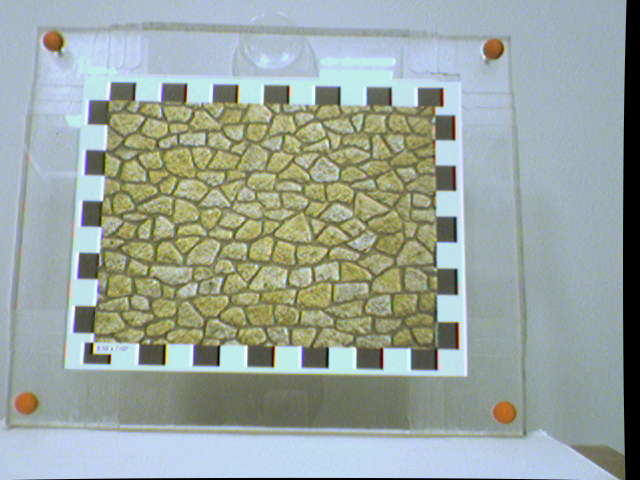
//> input picture matlab/LukasKanadeBitPlanes/test.png, 640 x 480 px
$ ./main ../matlab/LukasKanadeBitPlanes/test.png ../matlab/LukasKanadeBitPlanes/test.png 2 2   (built with g++ and OpenCV 4)
//> lines starting //> are read from the running program, lines starting //| are printed output that depends on the picture
/**
 * Lucas Kanade Inverse Compositional using similarity warp
 */

#include <Eigen/Core>
#include <Eigen/Geometry>
#include <unsupported/Eigen/MatrixFunctions>
#include <iostream>
#include <limits>
#include <vector>
#include <stdio.h>

#include <opencv2/core/core.hpp>
#include <opencv2/core/eigen.hpp>
#include <opencv2/highgui/highgui.hpp>
#include <opencv2/imgproc/imgproc.hpp>


#define EPS 1e-4 // Threshold value on the change in parameters as a termination criteria.
#define HUBER_LOSS 0.80 //Huber loss function parameter, to redunce the influence of outliers
#define PAUSE_BETWEEN true //should we pause between each image pyramid?

template <class T>
T Interpolate(cv::Mat &image, float y, float x)
{
    float xd, yd;
    float k1 = modff(x, &xd); // k1 is the fractional, xd is the integer of x
    float k2 = modff(y, &yd);
    int xi = int(xd);
    int yi = int(yd);
    // Check whether the pixels are within the image
    int f1 = xi < image.rows-1; // Check that pixels to the right
    int f2 = yi < image.cols-1; // and to down direction exist.
    T px1 = image.at<T>(yi, xi);
    T px2 = image.at<T>(yi, xi+1);
    T px3 = image.at<T>(yi+1, xi);
    T px4 = image.at<T>(yi+1, xi+1);
    // Interpolate pixel intensity.
    T interpolated_value = (1.0 - k1) * (1.0 - k2) * px1 +
            (f1 ? ( k1 * (1.0 - k2) * px2) : 0) +
            (f2 ? ( (1.0 - k1) * k2 * px3) : 0) +
            ((f1 && f2) ? ( k1 * k2 * px4) : 0);
    return interpolated_value;
}

// Source image is the template image to be found in target
void Align(cv::Mat &source, cv::Mat &target, int max_iterations, Eigen::Matrix3f &transformation)
{
    // Find the 2-D similarity transform that best aligns the two images (uniform scale, rotation and translation)
    cv::Mat debug;

    cv::Mat source_gradient_row;    // Gradient of I in X direction.
    cv::Mat source_gradient_col;    // Gradient of I in Y direction.
    cv::Mat steepest_descent;       // Steepest descent images.

    Eigen::Matrix3f W;      // Current value of warp W(x,p)
    Eigen::Matrix3f dW;     // Warp update.
    Eigen::Vector3f X;      // Point in coordinate frame of source.
    Eigen::Vector3f Z;      // Point in coordinate frame of target.

    Eigen::Matrix4f H;      // Approximate Hessian.
    Eigen::Vector4f b;      // Vector in the right side of the system of linear equations.
    Eigen::Vector4f delta_p; // Parameter update value.

    // Create images.
    source_gradient_row = cv::Mat(source.rows, source.cols, CV_32FC1); // CV_32FC1 defines depth and number of channels
    source_gradient_col = cv::Mat(source.rows, source.cols, CV_32FC1);
    steepest_descent = cv::Mat(source.rows, source.cols, CV_32FC4);  // 4 channels

    // The magic number 1/32 is inverse of the absolute sum of the weights in matrix
    // representing the Scharr filter (calculate gradient of the image)
    // Scharr(src, dst, ddepth, dx, dy, scale, delta, borderType)
    cv::Scharr(source, source_gradient_row, -1, 0, 1, 1.0/32.0);
    cv::Scharr(source, source_gradient_col, -1, 1, 0, 1.0/32.0);

    H = Eigen::Matrix4f::Zero();
    float h00 = 0.0, h01 = 0.0, h02 = 0.0, h03 = 0.0;
    float h10 = 0.0, h11 = 0.0, h12 = 0.0, h13 = 0.0;
    float h20 = 0.0, h21 = 0.0, h22 = 0.0, h23 = 0.0;
    float h30 = 0.0, h31 = 0.0, h32 = 0.0, h33 = 0.0;

    // multi-threading
    #pragma omp parallel for \
    reduction(+:h00,h01,h02,h03,h10,h11,h12,h13,h20,h21,h22,h23,h30,h31,h32,h33)
    for(int row = 0; row < source.rows; row++)//
    {
        #pragma unroll
        for(int col=0; col<source.cols; col++) //
        {
            // Evaluate image gradient 1x2 matrix
            Eigen::Matrix<float, 1, 2> image_jacobian;
            image_jacobian << source_gradient_row.at<float>(row, col),
                                source_gradient_col.at<float>(row,col);

            // TODO: Check equation for similarity warp
            // similarity warp jacobian. 2x4 matrix
            Eigen::Matrix<float, 2, 4> warp_jacobian;
            warp_jacobian << 1, 0 , row, row,
                             0, 1, -col, col;

            Eigen::Vector4f Jacobian = (image_jacobian * warp_jacobian).transpose();

            for(int dim = 0; dim < 4; ++dim)
                steepest_descent.at<cv::Vec4f>(row, col)[dim] = Jacobian(dim);

            Eigen::Matrix4f Hpart = Jacobian * Jacobian.transpose();

            // Find Hessian values
            h00+=Hpart(0,0); h01+=Hpart(0,1); h02+=Hpart(0,2); h03+=Hpart(0,3);
            h10+=Hpart(1,0); h11+=Hpart(1,1); h12+=Hpart(1,2); h13+=Hpart(1,3);
            h20+=Hpart(2,0); h21+=Hpart(2,1); h22+=Hpart(2,2); h23+=Hpart(2,3);
            h30+=Hpart(3,0); h31+=Hpart(3,1); h32+=Hpart(3,2); h33+=Hpart(3,3);
        }
    }

    // Hessian is only calculated once
    float alpha = 1e-4;
    H <<    h00+alpha ,h01      ,h02      ,h03,
            h10       ,h11+alpha,h12      ,h13,
            h20       ,h21      ,h22+alpha,h23,
            h30       ,h31      ,h32      ,h33+alpha;

    W = transformation;

    // Iterate
    int iter = 0; // number of current iteration
    while(iter < max_iterations)
    {
        target.copyTo(debug);
        iter++; // increment iteration counter

        uint pixel_count = 0; // Count of processed pixels

        float b0 = 0.0, b1 = 0.0, b2 = 0.0, b3 = 0.0;
        float mean_error = 0.0;

        #pragma omp parallel for \
        reduction(+:mean_error, pixel_count, b0, b1, b2, b3)
        for(int row = 0; row < source.rows; row++)
        {
            #pragma unroll
            for(int col = 0; col < source.cols; col++)
            {
                // Set vector X with pixel coordinates (u,v,1)
                X = Eigen::Vector3f(row, col, 1.0);
                Z = W*X;

                float row2 = Z(0);
                float col2 = Z(1);

                // Get the nearest integer pixel coords (u2i; v2i).
                int row2i = int(floor(row2));
                int col2i = int(floor(col2));

                if(row2i >= 0 && row2i < target.rows && // check if pixel is inside I
                    col2i >=0 && col2i < target.cols)
                {
                    pixel_count++;

                    // Calculate intensity of a transformed pixel with sub-pixel accuracy
                    // using bilinear interpolation.
                    float I2 = Interpolate<float>(target, row2, col2);

                    debug.at<float>(row2i, col2i) = source.at<float>(row, col);

                    // Calcualte image difference D = I(W(x,p)) - T(x).
                    float D = source.at<float>(row, col) - I2;

                    // Update mean error value.
                    mean_error += fabsf(D);

                    // Add a term to b matrix.
                    Eigen::Vector4f db;
                    db <<   steepest_descent.at<cv::Vec4f>(row,col)[0],
                            steepest_descent.at<cv::Vec4f>(row,col)[1],
                            steepest_descent.at<cv::Vec4f>(row,col)[2],
                            steepest_descent.at<cv::Vec4f>(row,col)[3];

                    db *= (fabsf(D) < HUBER_LOSS ? D : D*HUBER_LOSS/fabsf(D));

                    // TODO: ???
                    if(!std::isnan(db.dot(db)))
                    {
                        b0 += db(0);
                        b1 += db(1);
                        b2 += db(2);
                        b3 += db(3);
                    }
                }
            }
        }

        std::cout << "residual: " << mean_error/pixel_count << "\n";

        cv::imshow("Debug", debug);
        cv::waitKey(24);

        b = Eigen::Vector4f(b0, b1, b2, b3);

        delta_p = H.ldlt().solve(b); // TODO: ???

        // TODO: Not sure why???
        Eigen::Matrix2f skew;
        skew << 0.0,    -1.0,
                1.0,    0.0;

        // TODO: Check why Rodrigues' formula is used
        // Rodrigues' formulat
        Eigen::Matrix2f R = Eigen::Matrix2f::Identity() + sinf(delta_p(2))*skew +  (1-cosf(delta_p(2)))*(skew*skew.transpose() - Eigen::Matrix2f::Identity());

        Eigen::Matrix3f T;
        T <<    R(0,0)+delta_p(3),  R(0,1),             delta_p(0),
                R(1,0),             R(1,1)+delta_p(3),  delta_p(1),
                0.0,                0.0,                1;

        dW = T*W;
        W = dW;

        // Check termination criteria.
        if(delta_p.norm() <= EPS)
        {
            transformation = W;
            std::cout << "Terminated in " << iter << " iterations." << std::endl;
            return;
        }
    }// iteration
    std::cout << "Maximum iterations reached (" << iter << ")." << std::endl;
    transformation = W;
    return;
} // Align

int main(int argc, char **argv)
{
    cv::Mat img_src_c = cv::imread(argv[1], CV_LOAD_IMAGE_ANYDEPTH | CV_LOAD_IMAGE_ANYCOLOR);
//> img_src_c is the input picture: 480 rows x 640 cols, CV_8UC3; mean B, G, R 158.1, 164.9, 153.9
    cv::Mat img_trg_c = cv::imread(argv[2], CV_LOAD_IMAGE_ANYDEPTH | CV_LOAD_IMAGE_ANYCOLOR);

    float x_offset = 0;
    float y_offset = 0;
    if(argc == 5)
    {
        x_offset = atof(argv[3]); // atof: convert string to double
//> x_offset = 2
        y_offset = atof(argv[4]);
//> y_offset = 2
    }

    // convert images to float representation
    cv::Mat img_src_f; img_src_c.convertTo(img_src_f, CV_32F);
    cv::Mat img_trg_f; img_trg_c.convertTo(img_trg_f, CV_32F);

    //rescale to unit
    img_src_f /= 255;
    img_trg_f /= 255;

    // containers for low-pass filtered imates
    cv::Mat img_src_blur;
    cv::Mat img_trg_blur;

    //Create a scale-space pyramid by low-pass filtering and downsampling all the way to quarter-size images
    float sigma = 0.95; //computed from filter size n=3 in [sigma = 0.3(n/2 - 1) + 0.8]
    cv::GaussianBlur(img_src_f, img_src_blur, cv::Size(3,3), sigma);
    cv::GaussianBlur(img_trg_f, img_trg_blur, cv::Size(3,3), sigma);
    cv::Mat img_src_half;
    cv::Mat img_trg_half;
    cv::resize(img_src_blur, img_src_half, cv::Size(0,0), 0.5, 0.5);
    cv::resize(img_trg_blur, img_trg_half, cv::Size(0,0), 0.5, 0.5);

    cv::GaussianBlur(img_src_half, img_src_blur, cv::Size(3,3), sigma);
//> img_src_blur: 240 rows x 320 cols, CV_32FC3
    cv::GaussianBlur(img_trg_half, img_trg_blur, cv::Size(3,3), sigma);
    cv::Mat img_src_quarter;
    cv::Mat img_trg_quarter;
    cv::resize(img_src_blur, img_src_quarter, cv::Size(0,0), 0.5, 0.5);
    cv::resize(img_trg_blur, img_trg_quarter, cv::Size(0,0), 0.5, 0.5);

    cv::GaussianBlur(img_src_quarter, img_src_blur, cv::Size(3,3), sigma);
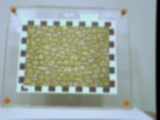
//> img_src_blur: 120 rows x 160 cols, CV_32FC3; mean B, G, R 0.621, 0.648, 0.604
    cv::GaussianBlur(img_trg_quarter, img_trg_blur, cv::Size(3,3), sigma);
    cv::Mat img_src_eigth;
    cv::Mat img_trg_eigth;
    cv::resize(img_src_blur, img_src_eigth, cv::Size(0,0), 0.5, 0.5);
    cv::resize(img_trg_blur, img_trg_eigth, cv::Size(0,0), 0.5, 0.5);

    //offset
    Eigen::Matrix3f initial_guess;

    initial_guess <<
            1.0,  0.0,  x_offset/8,
            0.0,  1.0,  y_offset/8,
            0,      0,    1;
    std::cout << "W:" << std::endl;
    std::cout << initial_guess << std::endl;

    Align(img_src_eigth, img_trg_eigth, 160, initial_guess);
//> the loop in Align, `for(int row = 0; row < source.rows; row++)` made 60 passes
//> after the loop in Align, `for(int row = 0; row < source.rows; row++)`: h00 = 13.37; h01 = 0.153; h02 = 416; h03 = 425.3; h10 = 0.153; h11 = 10.59; h12 = -454.9; h13 = 448.9; h20 = 416; h21 = -454.9; h22 = 39958.9; h23 = -5909.7; h30 = 425.3
//> the loop in Align, `while(iter < max_iterations)` made 160 passes
//> (pixel_count, mean_error, b0, b1, b2, b3) on passes 1 to 3: (4800, 291.2, -3.1, -0.4, -44.5, -81.17), (4720, 701.3, 4.78, -0.917, 281.8, 172.9), (4581, 649, 8.94, 0.551, 223.4, 382.7)
//| residual: 0.0606619
//| residual: 0.148582
//| residual: 0.141662
//| residual: 0.141369
//| residual: 0.126077
//| residual: 0.131026
//| residual: 0.129108
//| residual: 0.130535
//> (output is shown up to pass 8 of 160)
//| Maximum iterations reached (160).

#if PAUSE_BETWEEN
    cv::waitKey();
#endif

    initial_guess(0,2) *= 2;
    initial_guess(1,2) *= 2;
    Align(img_src_quarter, img_trg_quarter, 80, initial_guess);
//> call 2 of Align, with max_iterations = 80
//> the loop in Align (call 2), `while(iter < max_iterations)` made 80 passes
//| residual: 0.189552
//| residual: 0.189481
//| residual: 0.189798
//| residual: 0.189377
//| residual: 0.189309
//| residual: 0.189413
//| residual: 0.189691
//| residual: 0.189951
//> (output is shown up to pass 8 of 80)
//> after the loop in Align (call 2), `while(iter < max_iterations)`:
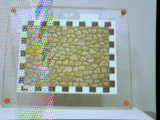
//> debug: 120 rows x 160 cols, CV_32FC3; mean B, G, R 0.623, 0.647, 0.608
//| Maximum iterations reached (80).

#if PAUSE_BETWEEN
    cv::waitKey();
#endif

    initial_guess(0,2) *= 2;
    initial_guess(1,2) *= 2;
    Align(img_src_half, img_trg_half, 40, initial_guess);
//> call 3 of Align, with max_iterations = 40
//> after the loop in Align (call 3), `for(int row = 0; row < source.rows; row++)`:
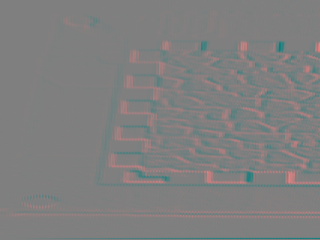
//> steepest_descent: 240 rows x 320 cols, CV_32FC4; mean B, G, R, A 0, 0, 0.1, -0.2; drawn with min black and max white
//> the loop in Align (call 3), `while(iter < max_iterations)` made 40 passes
//| residual: 0.196402
//| residual: 0.196348
//| residual: 0.196479
//| residual: 0.196406
//| residual: 0.196228
//| residual: 0.196341
//| residual: 0.196331
//| residual: 0.196341
//> (output is shown up to pass 8 of 40)
//> after the loop in Align (call 3), `while(iter < max_iterations)`:
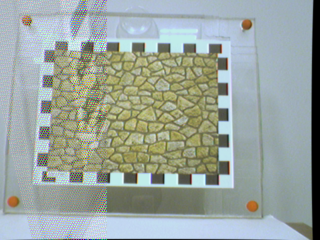
//> debug: 240 rows x 320 cols, CV_32FC3; mean B, G, R 0.623, 0.646, 0.607
//| Maximum iterations reached (40).

#if PAUSE_BETWEEN
    cv::waitKey();
#endif

    initial_guess(0,2) *= 2;
    initial_guess(1,2) *= 2;
    Align(img_src_f, img_trg_f, 20, initial_guess);
//> call 4 of Align, with max_iterations = 20
//> in Align (call 4), `cv::Scharr(source, source_gradient_col, -1, 1, 0, 1.0/32.0);`:
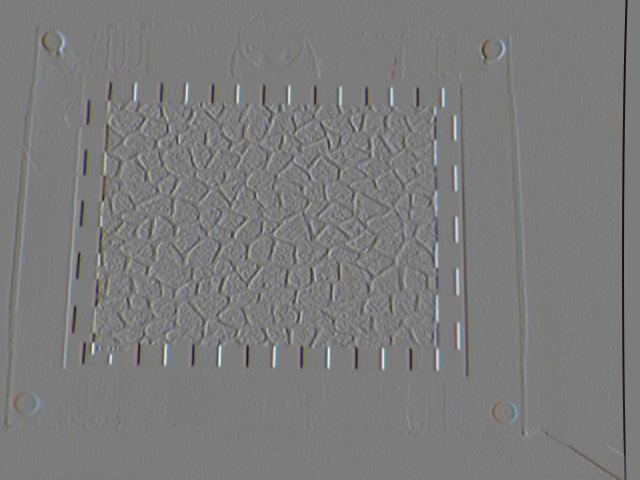
//> source_gradient_col: 480 rows x 640 cols, CV_32FC3; mean B, G, R -0.00119, -0.00112, -0.00103; drawn with min black and max white
//> after the loop in Align (call 4), `for(int row = 0; row < source.rows; row++)`:
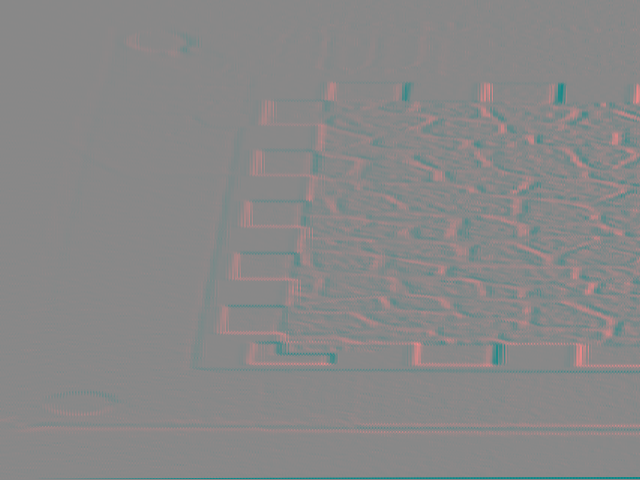
//> steepest_descent: 480 rows x 640 cols, CV_32FC4; mean B, G, R, A 0, 0, -0.2, -0.5; drawn with min black and max white
//> the loop in Align (call 4), `while(iter < max_iterations)` made 20 passes
//| residual: 0.201003
//| residual: 0.200953
//| residual: 0.201015
//| residual: 0.200986
//| residual: 0.200989
//| residual: 0.20095
//| residual: 0.200969
//| residual: 0.20096
//> (output is shown up to pass 8 of 20)
//> pass 1, in Align (call 4), `cv::imshow("Debug", debug);`:
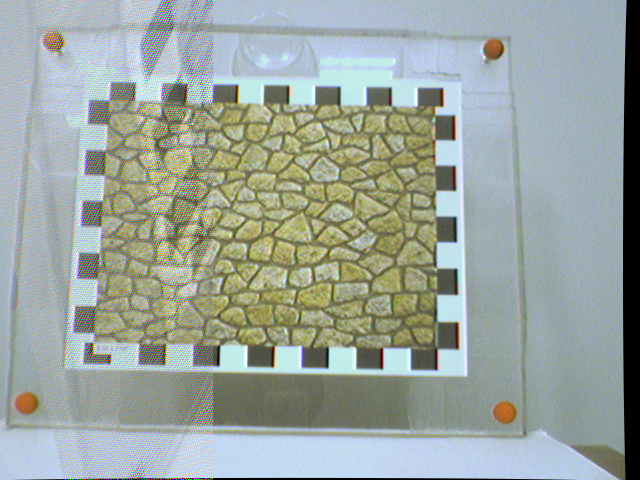
//> window 'Debug': 480 rows x 640 cols, CV_8UC3; mean B, G, R 158.7, 164.8, 154.9
//| Maximum iterations reached (20).

    cv::waitKey();
    std::cout << initial_guess << std::endl;
//|  1.43536 -1.00433  6.34672
//|  1.00433  1.43536  -139.17
//|        0        0        1
}
